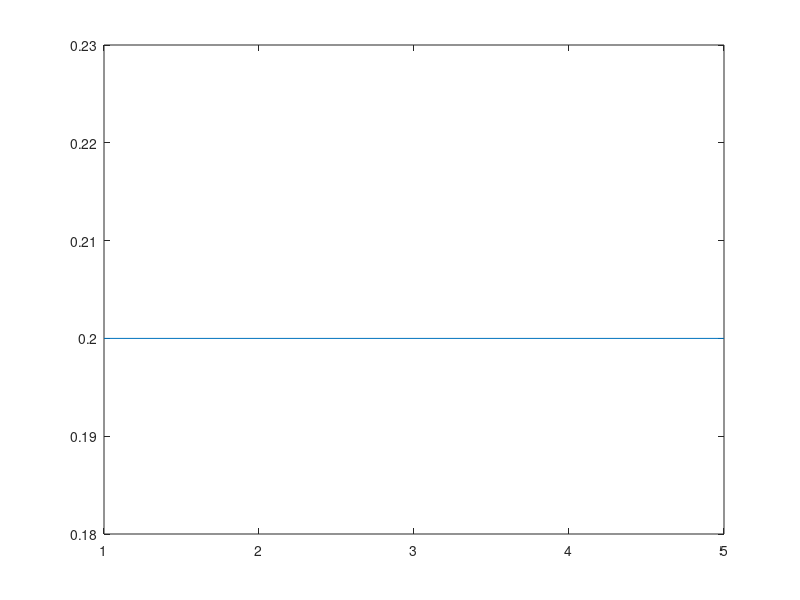

The MATLAB script that drew this image:
clc
clear
format shortEng
%% 

% Input
H1=input("Enter the depth at the left end (H1) (m): ");
H2=input("Enter the depth at the right end (H2) (m): ");
t=input("Enter the thickness of the bar(t) (m): ");
L=input("Enter the length of the bar (L) (m): ");
P=input("Enter the magnitude of load (P) (N): ");
E=input("Enter the modulus of elasticity of the bar material (N/m^2): ");
nel=input("Enter the number of elements: ");
 
% Exact Value:
ev= P*L*log(H1/H2)/((H1-H2)*E*t);

for n=1:nel
    for m=1:1+n
        x(m)=(m-1)*L/n; %creating n positions in the bar
        Hx(m)=H1-x(m)/L*(H1-H2); %finding depth at given x
        Ax(m)=Hx(m)*t; %finding area at the given x
    end
    %setting number nodes for 1 to number of elements
    %required
    nnd=n+1; 
    %k=zeros(noe);
    %Am=zeros(noe);
    %l=onces(noe)*L/noe;

    for x=1:n
        Am(x)=(Ax(x)+Ax(x+1))/2;
        k(x)=Am(x)*E*n/L;
    end
    %conn=zeros(noe,2);
    for i=1:n
        conn(i,1)=i;
        conn(i,2)=i+1;
    end
    %creating the required stiffnes, force and global displacemtn matrix
    gstiff=zeros(nnd,nnd);
    gload=zeros(nnd,1);
    gdisp=zeros(nnd,1);
    %finding the global stiffness matrix
    for m=1:n
        i=conn(m,1);j=conn(m,2);
        kel=[k(m) -k(m);-k(m) k(m)];
        gstiff([i,j],[i,j])=gstiff([i,j],[i,j])+kel;
    end
    %Applying boundary conditions
    gload(nnd)=P;
    gdisp(1)=0;
    %Extracting the required stiffness matrix for finding the required
    %values
    gstiff1=gstiff([2:nnd],[2:nnd]);
    gload1=gload([2:nnd]);
    disp1=gstiff1\gload1;
    gdisp([2:nnd])=disp1;
    Force=gstiff*gdisp;
    
    %total displacement at free end
    td(n)=gdisp(nnd);   
    %pe(n)=((td(n)-ev)/ev)*100;
end
fprintf("The displacement at the free end of the bar considering %d elements is %d. \n",nel,td(n));
fprintf("The reaction force at fixed end at node 1 is %d N.\n",Force(1));

% Output Plot:

plot(1:nel,td)
